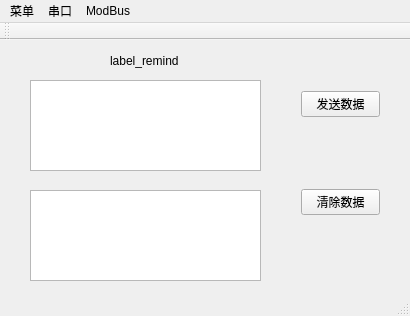
<?xml version="1.0" encoding="UTF-8"?>
<ui version="4.0">
 <class>DataWindow</class>
 <widget class="QMainWindow" name="DataWindow">
  <property name="geometry">
   <rect>
    <x>0</x>
    <y>0</y>
    <width>410</width>
    <height>316</height>
   </rect>
  </property>
  <property name="windowTitle">
   <string>DataWindow</string>
  </property>
  <widget class="QWidget" name="centralWidget">
   <widget class="QTextBrowser" name="text_recevData">
    <property name="geometry">
     <rect>
      <x>30</x>
      <y>150</y>
      <width>231</width>
      <height>91</height>
     </rect>
    </property>
   </widget>
   <widget class="QLabel" name="label_remind">
    <property name="geometry">
     <rect>
      <x>110</x>
      <y>10</y>
      <width>121</width>
      <height>21</height>
     </rect>
    </property>
    <property name="text">
     <string>label_remind</string>
    </property>
   </widget>
   <widget class="QTextEdit" name="text_sendData">
    <property name="geometry">
     <rect>
      <x>30</x>
      <y>40</y>
      <width>231</width>
      <height>91</height>
     </rect>
    </property>
   </widget>
   <widget class="QWidget" name="verticalLayoutWidget">
    <property name="geometry">
     <rect>
      <x>290</x>
      <y>40</y>
      <width>101</width>
      <height>211</height>
     </rect>
    </property>
    <layout class="QVBoxLayout" name="verticalLayout">
     <item>
      <widget class="QPushButton" name="bt_sendData">
       <property name="text">
        <string>发送数据</string>
       </property>
      </widget>
     </item>
     <item>
      <spacer name="verticalSpacer">
       <property name="orientation">
        <enum>Qt::Vertical</enum>
       </property>
       <property name="sizeHint" stdset="0">
        <size>
         <width>20</width>
         <height>40</height>
        </size>
       </property>
      </spacer>
     </item>
     <item>
      <widget class="QPushButton" name="bt_recevData">
       <property name="enabled">
        <bool>true</bool>
       </property>
       <property name="text">
        <string>清除数据</string>
       </property>
      </widget>
     </item>
     <item>
      <spacer name="verticalSpacer_2">
       <property name="orientation">
        <enum>Qt::Vertical</enum>
       </property>
       <property name="sizeHint" stdset="0">
        <size>
         <width>20</width>
         <height>40</height>
        </size>
       </property>
      </spacer>
     </item>
    </layout>
   </widget>
  </widget>
  <widget class="QMenuBar" name="menuBar">
   <property name="geometry">
    <rect>
     <x>0</x>
     <y>0</y>
     <width>410</width>
     <height>22</height>
    </rect>
   </property>
   <widget class="QMenu" name="menu">
    <property name="title">
     <string>菜单</string>
    </property>
    <addaction name="actionquit"/>
   </widget>
   <widget class="QMenu" name="menu_2">
    <property name="title">
     <string>串口</string>
    </property>
    <addaction name="actionset"/>
    <addaction name="actionReconnect"/>
    <addaction name="actionserialClose"/>
   </widget>
   <widget class="QMenu" name="menuModBus">
    <property name="title">
     <string>ModBus</string>
    </property>
    <addaction name="actionmodeBusAnaly"/>
    <addaction name="actionopenModbus"/>
    <addaction name="actioncloseModbus"/>
   </widget>
   <addaction name="menu"/>
   <addaction name="menu_2"/>
   <addaction name="menuModBus"/>
  </widget>
  <widget class="QToolBar" name="mainToolBar">
   <attribute name="toolBarArea">
    <enum>TopToolBarArea</enum>
   </attribute>
   <attribute name="toolBarBreak">
    <bool>false</bool>
   </attribute>
  </widget>
  <widget class="QStatusBar" name="statusBar"/>
  <action name="actionquit">
   <property name="text">
    <string>退出</string>
   </property>
  </action>
  <action name="actionset">
   <property name="text">
    <string>设置串口</string>
   </property>
  </action>
  <action name="actionReconnect">
   <property name="text">
    <string>重新连接</string>
   </property>
  </action>
  <action name="actionserialClose">
   <property name="text">
    <string>关闭串口</string>
   </property>
  </action>
  <action name="actionmodeBusAnaly">
   <property name="text">
    <string>分析Modbus数据</string>
   </property>
  </action>
  <action name="actionopenModbus">
   <property name="text">
    <string>Modbus专注模式</string>
   </property>
  </action>
  <action name="actioncloseModbus">
   <property name="text">
    <string>关闭专注模式</string>
   </property>
  </action>
 </widget>
 <layoutdefault spacing="6" margin="11"/>
 <resources/>
 <connections/>
</ui>
